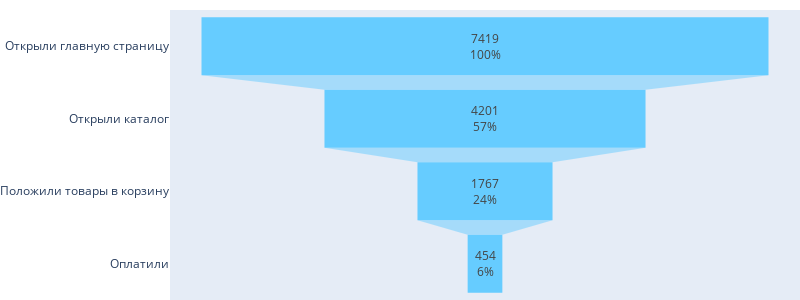

Notebook code cell kept with this figure:
### Markdown cell above
### Воронка с учётом последовательности событий <a id="data_view1"></a>

### Code cell
data = data[data['event_name'] != 'Tutorial']
funnel_by_data( data )

### Figure 1 — Plotly figure (JSON) as saved in the notebook; plotly's stock layout.template omitted (floating-point values rounded to 4 significant figures)
{"data": [{"marker": {"color": "#66CCFF"}, "textinfo": "value+percent initial", "type": "funnel", "x": [7419, 4201, 1767, 454], "y": ["Открыли главную страницу", "Открыли каталог", "Положили товары в корзину", "Оплатили"]}], "layout": {"height": 300, "margin": {"b": 0, "l": 0, "r": 0, "t": 10}, "width": 800}}
